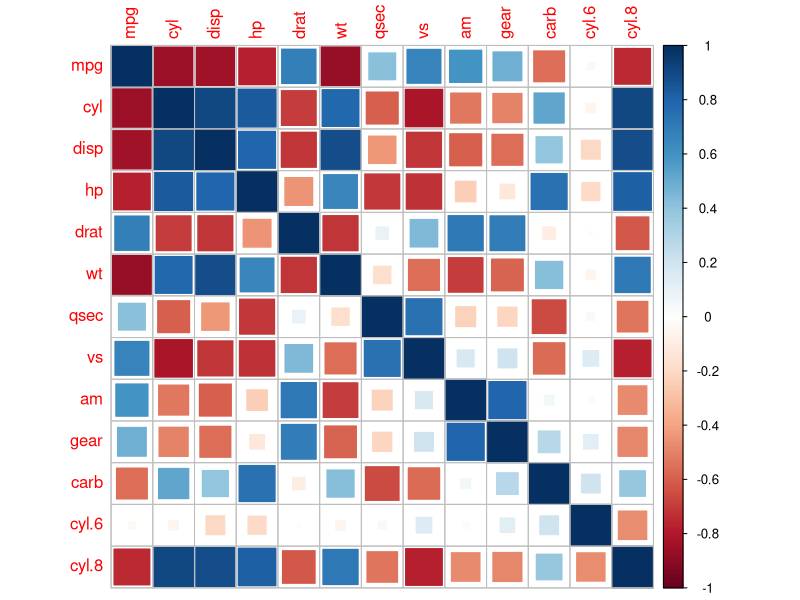

Write the R code that produced this figure. (Note: this script raises an error after producing the figure.)
#data and libraries
library(stats)
library(ggplot2)
library(car)
library(corrplot)
#library(corrgram)
data(mtcars)
#which items should be factors?  
mtcars<-mtcars
mtcars$am<-as.logical(mtcars$am)
#V2mtcars$cyl<-as.factor(V2mtcars$cyl)
#mtcars$cyl.4<-as.logical(FALSE)  #There is a better way to do this
#mtcars$cyl.4[cyl=4]<-as.logical(TRUE)
mtcars$cyl.6<-as.logical(FALSE)  #There is a better way to do this
mtcars$cyl.6[ which(mtcars$cyl==6)]<-as.logical(TRUE)
mtcars$cyl.8<-as.logical(FALSE)  #There is a better way to do this
mtcars$cyl.8[ which(mtcars$cyl==8)]<-as.logical(TRUE)

#plot corrlatoin of all the data points
corrplot(cor(mtcars),method="square")

#models
fit1<-lm(mpg~am+wt,mtcars)
fit2<-lm(mpg~am+wt+gear,mtcars)
fit3<-lm(mpg~am+wt+gear+disp,mtcars)
fit4<-lm(mpg~am+wt+gear+disp+drat,mtcars)
fit5<-lm(mpg~am+wt+gear+disp+drat+carb,mtcars)
fit6<-lm(mpg~am+wt+gear+disp+drat+carb+qsec,mtcars)
fit7<-lm(mpg~am+wt+gear+disp+drat+carb+qsec+vs,mtcars)
fitAll<-lm(mpg~.,mtcars)
fit9<-lm(mpg~am+wt+disp+carb,mtcars)
anova1<-anova(fit1, fit2,fit3,fit4,fit5, fit6, fit7,fit9,fitAll)

#compare slopes of auto to manual - We can see here that while manual has better mpg,
# manual is also in smaller cars.
g<-ggplot(mtcars, aes(wt, mpg))+
  geom_point(aes(col=as.factor(am), size=disp))+
  labs(subtitle = "MPG to Weight with Trans and Displacement",
       x="Weight in Tons",
       y="Miles per Gallon",
       title="Plot")+
  scale_colour_discrete(name="Trans",
                       labels=c("Manual","Auto"))+
  scale_size_continuous(name="Engine Displacement in CI")
  

#Plot out the mpg with cyl
cylPlot<-ggplot(mtcars, aes(as.factor(cyl), mpg))+
  geom_point(aes(col=as.factor(cyl)))+
  labs(subtitle = "MPG to # of Cylinders",
       x="# of Cylinders",
       y="Miles per Gallon",
       title="Plot")+
  scale_colour_discrete(name="Cylinders")

  
#vif fit of each variable
v<-vif(fitAll)